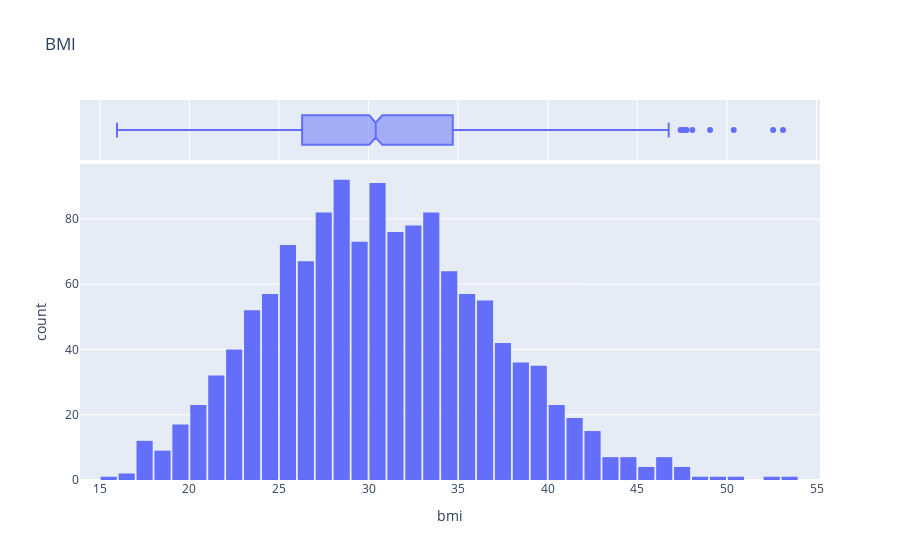

The notebook cell this image was saved under:
### Code cell
fig = px.histogram(medical_charges,
                   x = 'bmi',
                   marginal='box',
                   title = "BMI")
fig.update_layout(bargap = 0.1)
fig.show()

### Figure 1 — Plotly figure (JSON) as saved in the notebook; plotly's stock layout.template omitted (floating-point values rounded to 4 significant figures; data arrays with more than 128 entries replaced by an {"elided": "..."} marker saying what was removed)
{"data": [{"bingroup": "x", "hovertemplate": "bmi=%{x}<br>count=%{y}<extra></extra>", "legendgroup": "", "marker": {"color": "#636efa", "pattern": {"shape": ""}}, "name": "", "orientation": "v", "showlegend": false, "type": "histogram", "x": {"elided": "1338 float values"}, "xaxis": "x", "yaxis": "y"}, {"hovertemplate": "bmi=%{x}<extra></extra>", "legendgroup": "", "marker": {"color": "#636efa"}, "name": "", "notched": true, "showlegend": false, "type": "box", "x": {"elided": "1338 float values"}, "xaxis": "x2", "yaxis": "y2"}], "layout": {"bargap": 0.1, "barmode": "relative", "legend": {"tracegroupgap": 0}, "title": {"text": "BMI"}, "xaxis": {"anchor": "y", "domain": [0, 1], "title": {"text": "bmi"}}, "xaxis2": {"anchor": "y2", "domain": [0, 1], "matches": "x", "showgrid": true, "showticklabels": false}, "yaxis": {"anchor": "x", "domain": [0, 0.8316], "title": {"text": "count"}}, "yaxis2": {"anchor": "x2", "domain": [0.8416, 1], "matches": "y2", "showgrid": false, "showline": false, "showticklabels": false, "ticks": ""}}}
